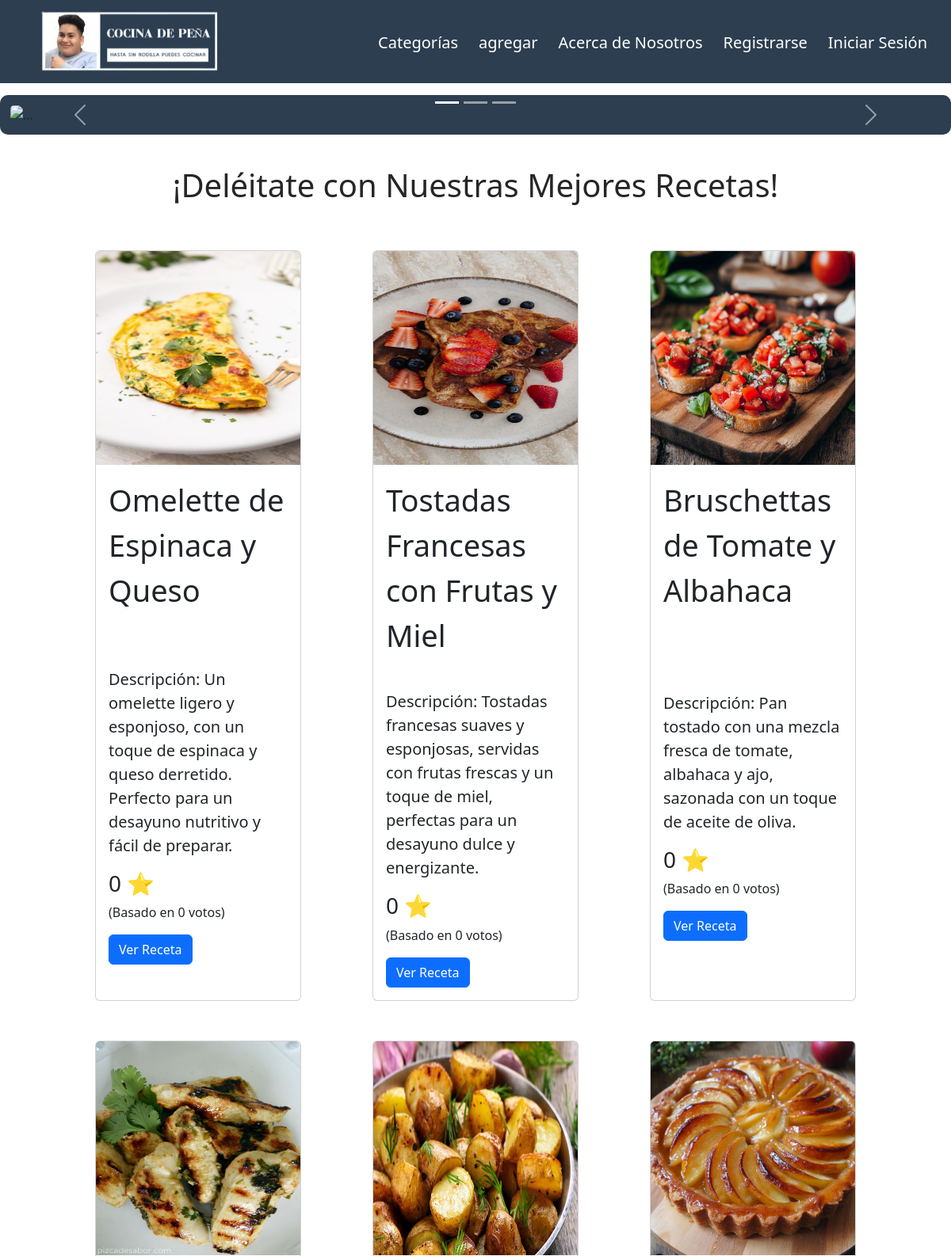
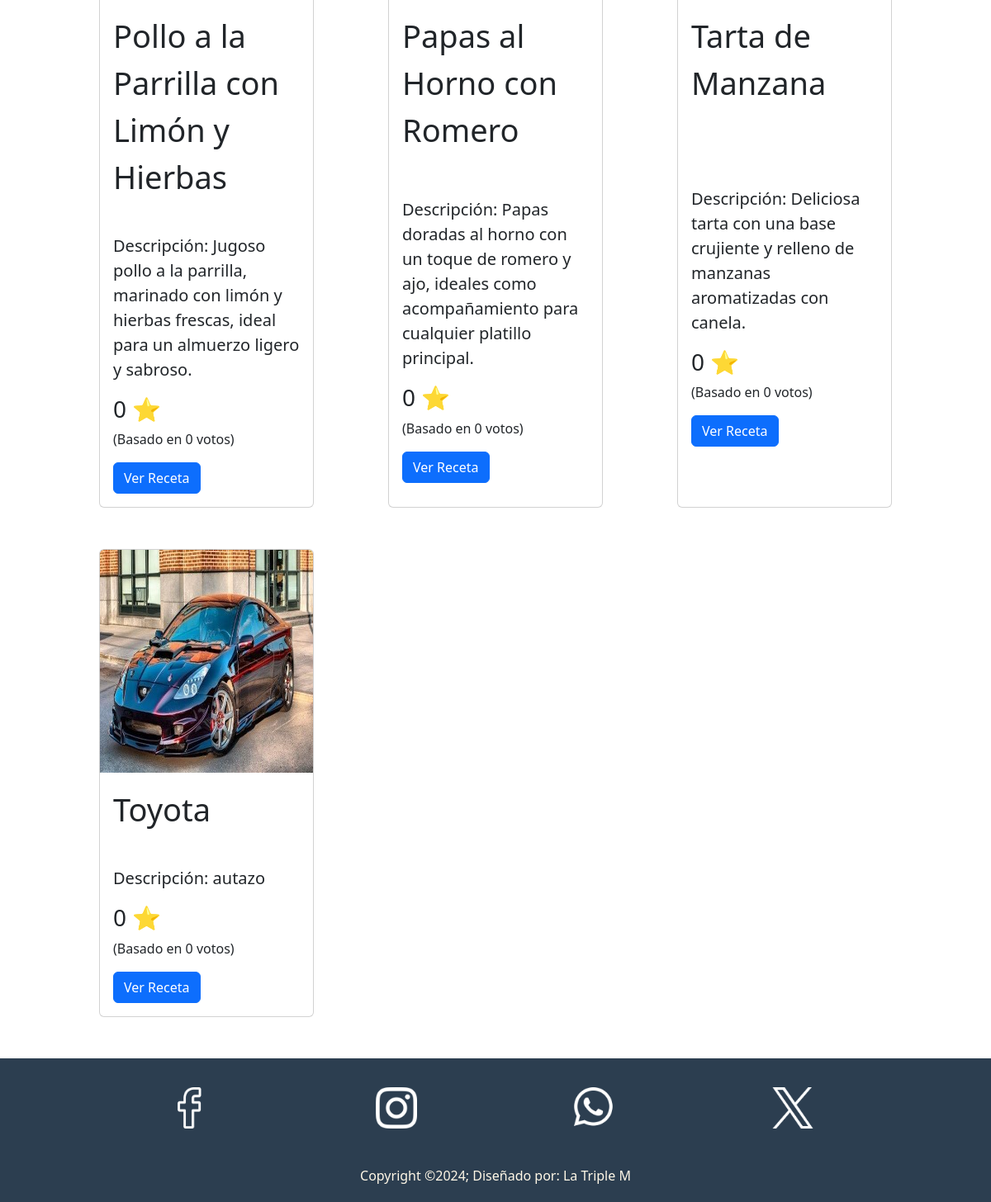
The page / on the database its author committed (2 pictures, top to bottom).
### tables this page shows
CREATE TABLE `recetas` (
  `id` int(11) NOT NULL,
  `img` varchar(255) NOT NULL,
  `nombre` varchar(100) NOT NULL,
  `micro` varchar(250) NOT NULL,
  `categorias` varchar(255) DEFAULT NULL,
  `preparacion` text NOT NULL,
  `ingredientes` text NOT NULL,
  `calificacion_promedio` float DEFAULT 0,
  `numero_votos` int(11) DEFAULT 0
);

### index.php (the view, shortened to what this page needs)
<?php
$servername = "localhost";
$username = "root";
$password = "";
$dbname = "cocina";
$conn = new mysqli($servername, $username, $password, $dbname);
$sql = "SELECT * FROM recetas";
$result = $conn->query($sql);
?>
<!DOCTYPE html>
<html lang="en">
<head>
    <link href="https://cdn.jsdelivr.net/npm/bootstrap@5.3.0-alpha1/dist/css/bootstrap.min.css" rel="stylesheet">
    <link rel="stylesheet" href="css/styles.css">
</head>
<body>
    <header>
        <nav class="navbar navbar-expand-lg navbar-dark bg-dark">
            <div class="container-fluid">
                <a class="navbar-brand" href="#"><img src="img/logos/10.png" alt="Logo"></a>
                <div class="collapse navbar-collapse" id="navbarNav">
                    <ul class="navbar-nav ms-auto">
                        <li class="nav-item">
                            <a class="nav-link" href="pages/categorias.php">Categorías</a>
                        </li>
                        <li class="nav-item">
                            <a class="nav-link" href="paginas php/agregar.html">agregar</a>
                        </li>
                        <li class="nav-item">
                            <a class="nav-link" href="pages/nosotros.php">Acerca de Nosotros</a>
                        </li>
                        <?php
                        if (!isset($_SESSION['usuario_id'])) {
                            echo '
                            <li class="nav-item">
                                <a class="nav-link" href="paginas php/registro.html">Registrarse</a>
                            </li>
                            <li class="nav-item">
                                <a class="nav-link" href="paginas php/login.html">Iniciar Sesión</a>
                            </li>';
                        } else {
                            echo '
                            <li class="nav-item">
                                <a class="nav-link" href="paginas php/php/logout.php">Cerrar Sesión</a>
                            </li>';
                        }
                        ?>
                    </ul>
                </div>
            </div>
        </nav>
    </header>
    <main>
        <div class="container">
            <div class="carousel-container">
                <div id="carouselExampleIndicators" class="carousel slide">
                    <div class="carousel-indicators">
                        <button type="button" data-bs-target="#carouselExampleIndicators" data-bs-slide-to="0" class="active" aria-current="true" aria-label="Slide 1"></button>
                        <button type="button" data-bs-target="#carouselExampleIndicators" data-bs-slide-to="1" aria-label="Slide 2"></button>
                        <button type="button" data-bs-target="#carouselExampleIndicators" data-bs-slide-to="2" aria-label="Slide 3"></button>
                    </div>
                    <div class="carousel-inner">
                        <div class="carousel-item active">
                            <img src="img/carusel/1.png" class="d-block w-100" alt="...">
                        </div>
                    </div>
                    <button class="carousel-control-prev" type="button" data-bs-target="#carouselExampleIndicators" data-bs-slide="prev">
                        <span class="carousel-control-prev-icon" aria-hidden="true"></span>
                    </button>
                    <button class="carousel-control-next" type="button" data-bs-target="#carouselExampleIndicators" data-bs-slide="next">
                        <span class="carousel-control-next-icon" aria-hidden="true"></span>
                    </button>
                </div>
            </div>
        </div>
        <h1 class="tit">¡Deléitate con Nuestras Mejores Recetas!</h1>
<div class="contenedor_visualizar">
        <?php while ($row = $result->fetch_assoc()): ?>
    <div class="card">
        <?php if (!empty($row['img'])): ?>
           <img src="<?= htmlspecialchars($row['img']) ?>" class="card-img-top" alt="Imagen de la receta">
        <?php else: ?>
            <p>No hay imagen disponible</p>
        <?php endif; ?>
        <div class="card-body">
            <?php if (!empty($row['nombre'])): ?>
                <p class="card-title
                "> <?= htmlspecialchars($row['nombre']) ?></p>
            <?php else: ?>
                <p>No hay nombre disponible</p>
            <?php endif; ?>
        </div>
        <div class="card-body">
            <?php if (!empty($row['micro'])): ?>
                <p class="card-text">Descripción: <?= htmlspecialchars($row['micro']) ?></p>
            <?php else: ?>
                <p>No hay descripción disponible</p>
            <?php endif; ?>
            <div class="calificacion_promedio">
                <h3> <?= round($row['calificacion_promedio'], 1) ?> ⭐</h3>
                <p>(Basado en <?= $row['numero_votos'] ?> votos)</p>
            </div>
            <a href="receta.php?id=<?= $row['id'] ?>" class="btn btn-primary">Ver Receta</a>
        </div>
    </div>
<?php endwhile; ?>
</div>
</main>
    <footer>
        <div class="footerContainer">
            <div class="redes">
                <a href=""><img src="img/iconos/facebook-f.png" alt=""></a>
                <a href=""><img src="img/iconos/instagram-f.png" alt=""></a>
                <a href=""><img src="img/iconos/whatsapp-f.png" alt=""></a>
                <a href=""><img src="img/iconos/x-f.png" alt=""></a>
            </div>
            <p>Copyright &copy;2024; Diseñado por: La Triple M</p>
        </div>
    </footer>
</body>
</html>

### css/styles.css (style rules this page uses)
.nav-link, .dropdown-item { color: white !important; font-size: 20px; margin-top: 5px; padding-bottom: 10px; transition: transform 0.5s, filter 0.5s, border-bottom 0.5s; margin-right: 10px; }
.navbar { position: fixed; top: 0; left: 0; width: 100%; z-index: 1000; background-color: #2C3E50 !important; }
.container-fluid a img { width: 300px; margin-left: 2px; cursor: pointer; transition: transform 0.8s; border: none; }
.carousel-inner img { border-radius: 5px; width: 100%; height: auto; }
.container { background-color: #2C3E50; border-radius: 10px; padding: 13px; margin: 120px auto; max-width: 1200px; }
.tit { text-align: center; color: rgb(38, 38, 41); margin-top: -80px; }
.contenedor_visualizar { display: flex; flex-wrap: wrap; justify-content: space-between; margin: auto; width: 80%; }
.card { margin-top: 50px; max-width: 260px; }
.card img { height:270px; }
.card-title { font-size: 38px; }
.card-text { font-size: 20px; }
.btn-primary { margin: auto; }
footer { margin-top: 50px; background-color: #2C3E50; color: #FFF8E7; padding: 10px 0; }
.footerContainer { width: 100%; max-width: 1200px; margin: 0 auto; padding: 10px; }
.redes { display: flex; justify-content: center; flex-wrap: wrap; margin-top: 10px; }
.redes a { margin: 5px; }
.redes a img { width: 50px; transition: 0.2s; margin: 0px 90px auto; }
footer p { margin: 40px 0px auto; text-align: center; }

### rows shown on the page
recetas: img (picture), nombre "Omelette de Espinaca y Queso", micro "Un omelette ligero y esponjoso, con un toque de espinaca y queso derretido. Perfecto para un desayuno nutritivo y fácil de preparar.", calificacion_promedio "0", numero_votos "0"
recetas: img (picture), nombre "Tostadas Francesas con Frutas y Miel", micro "Tostadas francesas suaves y esponjosas, servidas con frutas frescas y un toque de miel, perfectas para un desayuno dulce y energizante.", calificacion_promedio "0", numero_votos "0"
recetas: img (picture), nombre "Bruschettas de Tomate y Albahaca", micro "Pan tostado con una mezcla fresca de tomate, albahaca y ajo, sazonada con un toque de aceite de oliva.", calificacion_promedio "0", numero_votos "0"
recetas: img (picture), nombre "Pollo a la Parrilla con Limón y Hierbas", micro "Jugoso pollo a la parrilla, marinado con limón y hierbas frescas, ideal para un almuerzo ligero y sabroso.", calificacion_promedio "0", numero_votos "0"
recetas: img (picture), nombre "Papas al Horno con Romero", micro "Papas doradas al horno con un toque de romero y ajo, ideales como acompañamiento para cualquier platillo principal.", calificacion_promedio "0", numero_votos "0"
recetas: img (picture), nombre "Tarta de Manzana", micro "Deliciosa tarta con una base crujiente y relleno de manzanas aromatizadas con canela.", calificacion_promedio "0", numero_votos "0"
recetas: img (picture), nombre "Toyota", micro "autazo", calificacion_promedio "0", numero_votos "0"
